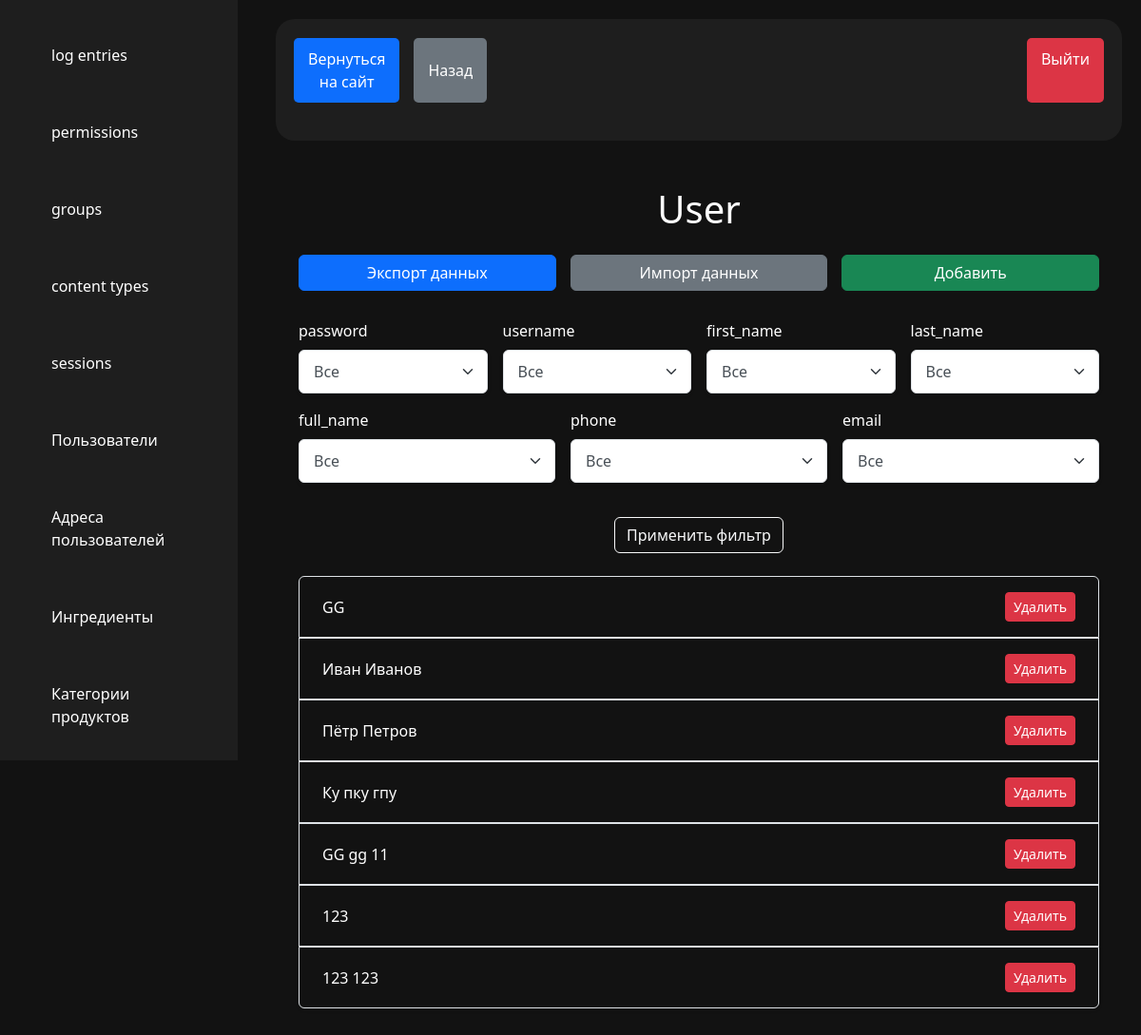
Before: /request/model/User/ (signed in) with the older database file.
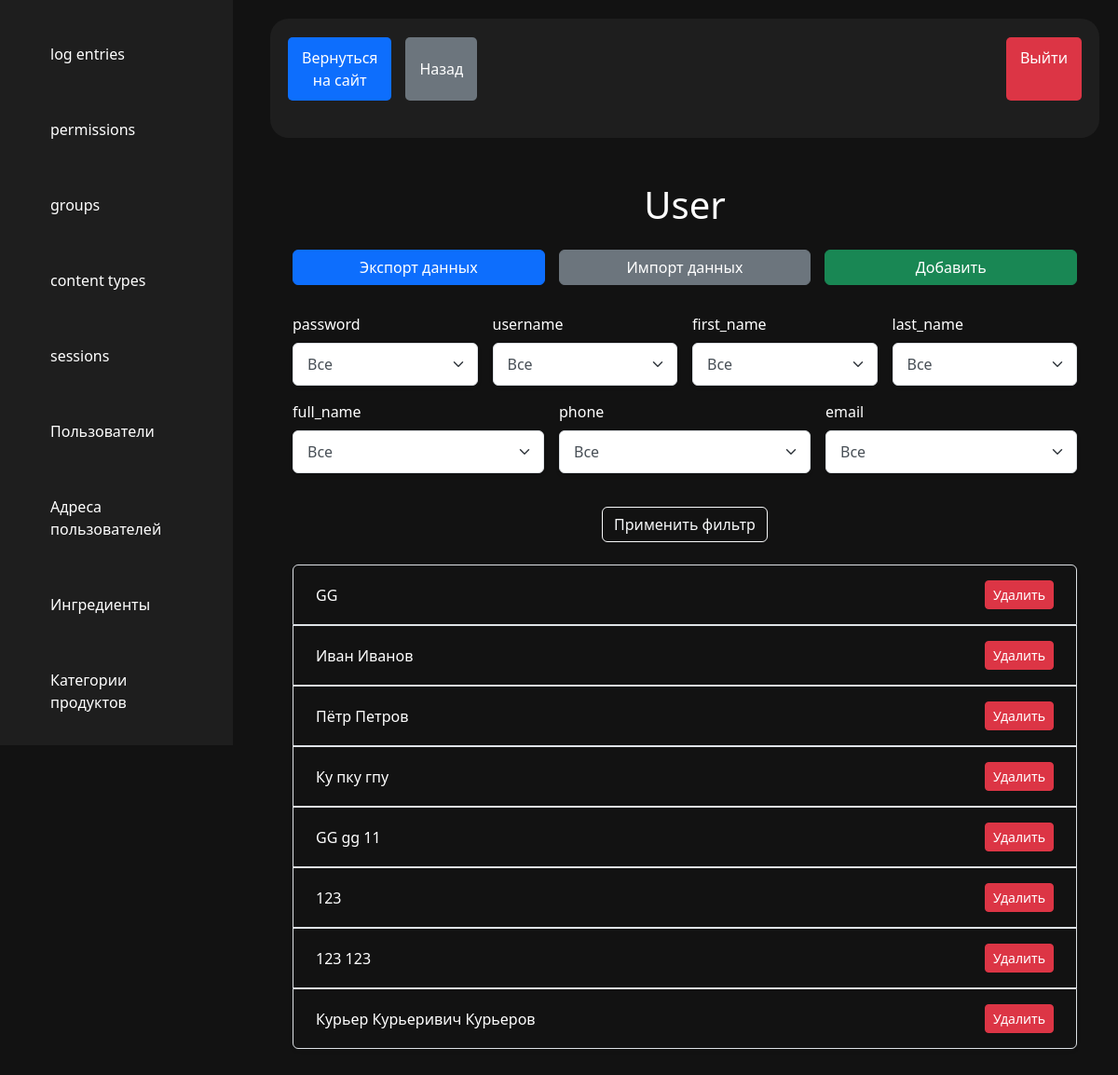
After: the same page with the newer database file.
### main/models.py (models this page shows, shortened)
class User(AbstractUser):
    full_name = models.CharField(max_length=255)
    phone = models.CharField(max_length=20, unique=True, blank=True, null=True)
    email = models.EmailField(unique=True)
    is_courier = models.BooleanField(default=False)
    groups = models.ManyToManyField(
        "auth.Group",
        related_name="custom_user_groups",
        blank=True
    )
    user_permissions = models.ManyToManyField(
        "auth.Permission",
        related_name="custom_user_permissions",
        blank=True
    )
    class Meta:
        verbose_name = "Пользователь"
        verbose_name_plural = "Пользователи"
        ordering = ["date_joined"]
    def __str__(self):
        return self.full_name

### adminpanel/decorators.py (the view)
    def wrapper(request, *args, **kwargs):
        if not request.user.is_superuser:
            raise PermissionDenied
        return view_func(request, *args, **kwargs)

### adminpanel/views.py (called while the page is built)
def get_models_list():
    return [
        {
            'name': model._meta.object_name,
            'verbose_name_plural': model._meta.verbose_name_plural
        }
        for model in apps.get_models()
    ]

### main/context_processors.py (called while the page is built)
def cart_items_count(request):
    cart = Cart(request)
    return {'cart_items_count': len(cart.cart)}

### adminpanel/templates/admin_panel/model_list.html (shortened to what this page needs)
{% extends 'admin_panel/dashboard.html' %}
{% load static %}
{% block link %}
    <link href="{% static 'admin_panel/css/model_list.css' %}" rel="stylesheet">
{% endblock %}
{% block content %}
    <div class="container mt-5">
        <div class="header text-center">
            <h1 class="mb-4">{{ model_name }}</h1>
        </div>
        <div class="buttons-container">
            <a href="{% url 'export_data' model_name=model_name %}" class="btn btn-primary">Экспорт данных</a>
            <a href="{% url 'import_data' model_name=model_name %}" class="btn btn-secondary">Импорт данных</a>
            <a href="{% url 'model_edit_view' model_name=model_name %}" class="btn btn-success">Добавить</a>
        </div>
        <form method="get" class="filter-container mb-4">
            <div class="d-flex flex-wrap gap-3">
                {% for field_name, options in filter_options.items %}
                    <div class="form-group">
                        <label for="{{ field_name }}" class="form-label">{{ field_name }}</label>
                        <select name="{{ field_name }}" id="{{ field_name }}" class="form-select">
                            <option value="">Все</option>
                        </select>
                    </div>
                {% endfor %}
            </div>
            <div class="container d-flex justify-content-center mt-3">
                <button type="submit" class="btn btn-outline-light">Применить фильтр</button>
            </div>
        </form>
        <div class="list-group mb-5 shadow-sm rounded">
            {% for obj in objects %}
                <div class="list-group-item d-flex justify-content-between align-items-center bgg border-1 py-3 px-4">
                    <a href="{% url 'model_edit_view' model_name=model_name object_id=obj.id %}" class="text-decoration-none text-white w-100">
                        {{ obj }}
                    </a>
                    <button class="btn btn-danger btn-sm ms-3 delete-btn"
                            data-bs-toggle="modal"
                            data-bs-target="#deleteModal"
                            data-object-name="{{ obj }}"
                            data-delete-url="{% url 'model_delete_view' model_name=model_name object_id=obj.id %}">
                        Удалить
                    </button>
                </div>
            {% endfor %}
        </div>
    </div>
{% endblock %}

Changed rows visible on the page:
added User: full_name "Курьер Курьеривич Курьеров"
